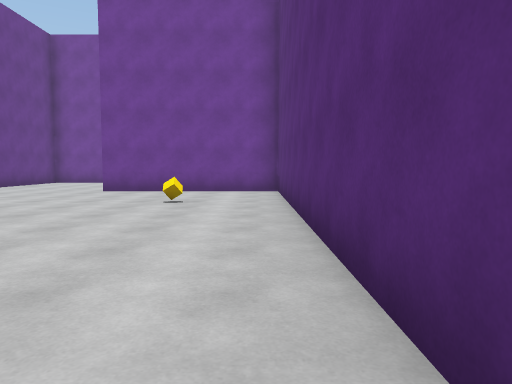
[1] (above)

21 first-person views from a walk through a 3-D level made in the Unity game engine. The camera is 1.3 m above the floor, tilts 4° down and sees 70° across. The floor is counted in squares, 2 m on a side. Each view is taken from the middle of a square. On the plan, view 1 faces up. The plan holds only what a view shows up to about 11 squares ahead; the rest is blank. The player is left out.

[2]
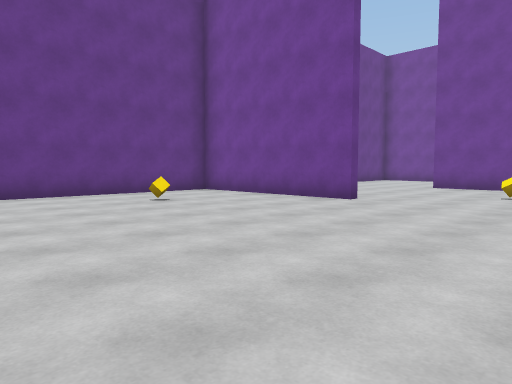

[3]
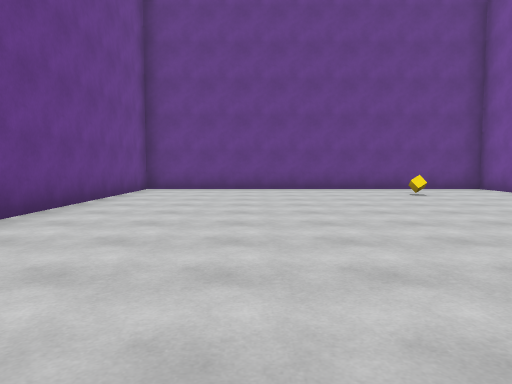

[4]
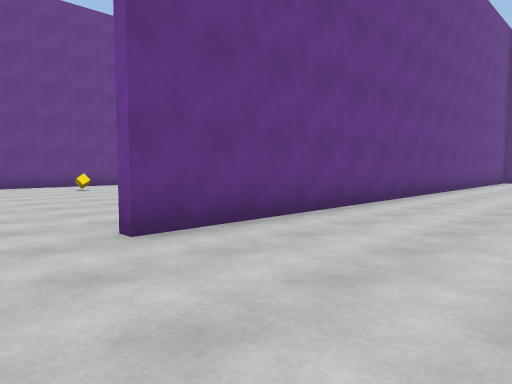

[5]
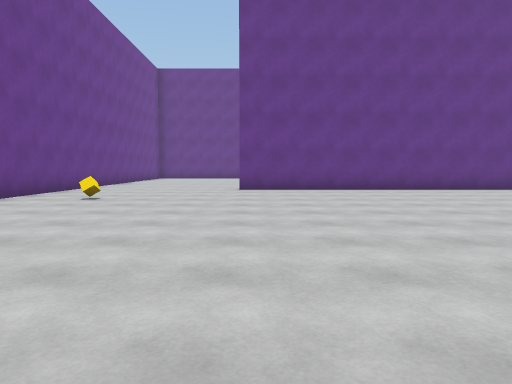

[6]
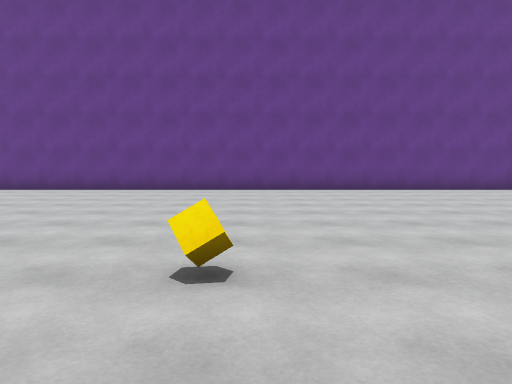

[7]
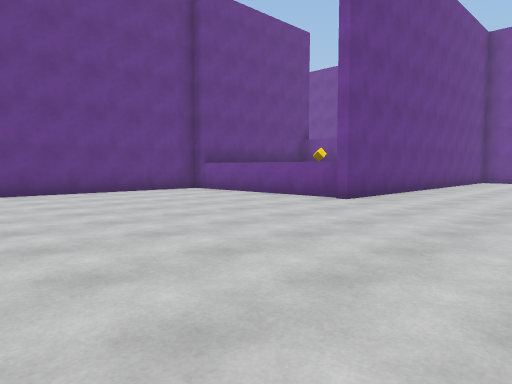

[8]
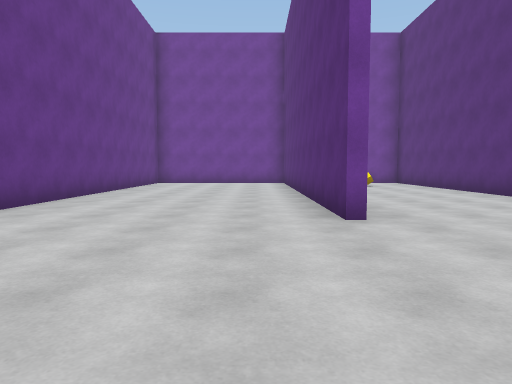

[9]
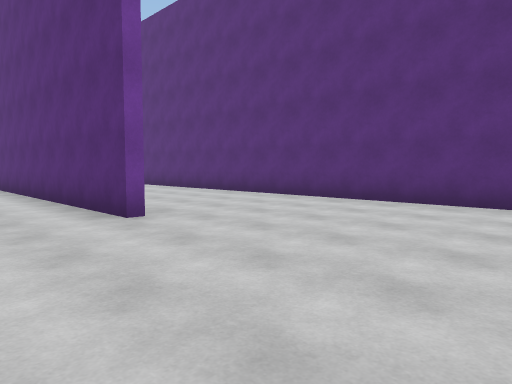

[10]
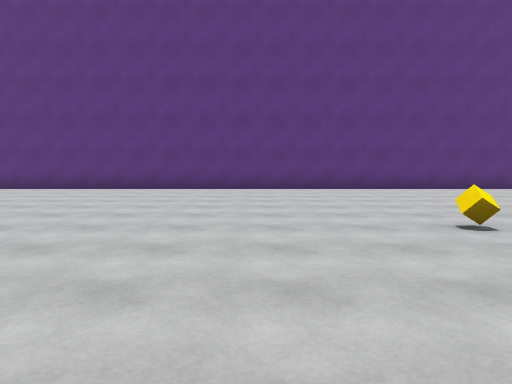

[11]
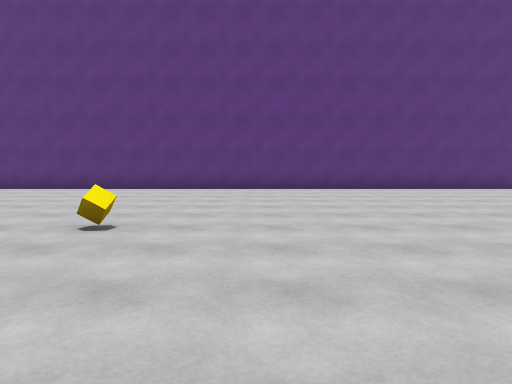

[12]
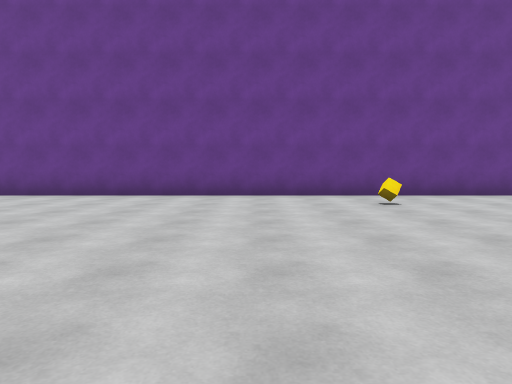

[13]
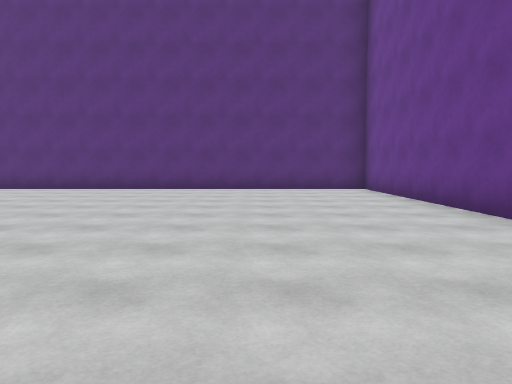

[14]
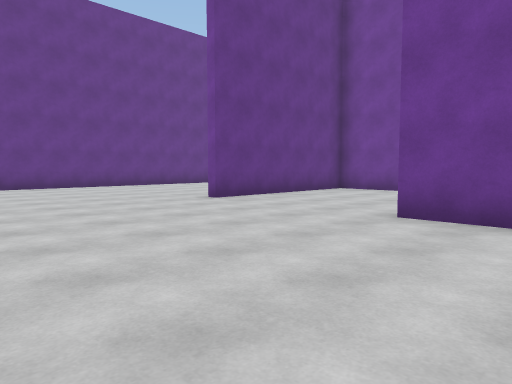

[15]
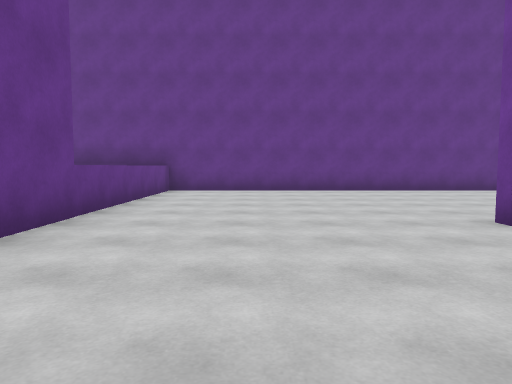

[16]
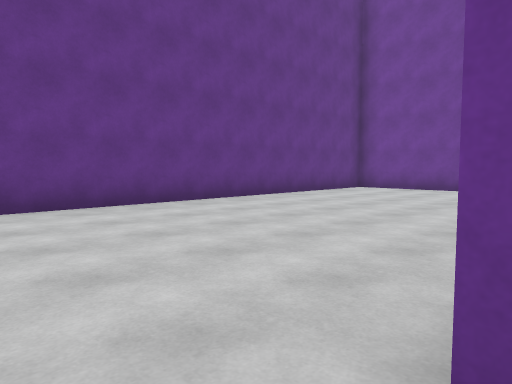

[17]
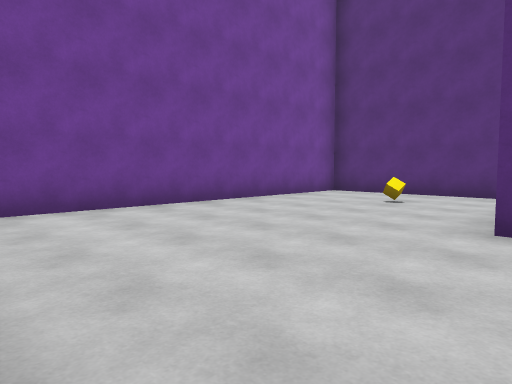

[18]
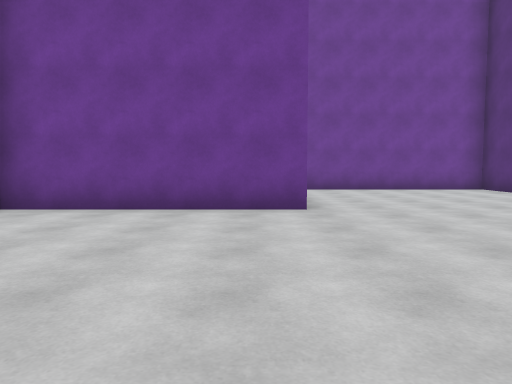

[19]
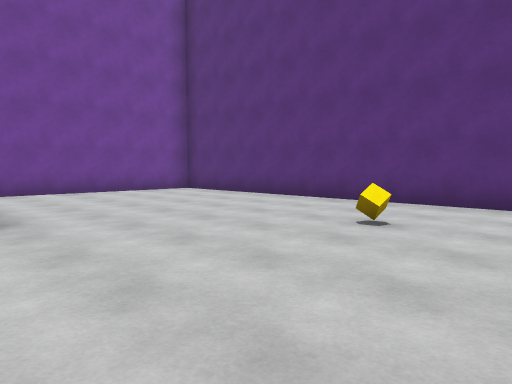

[20]
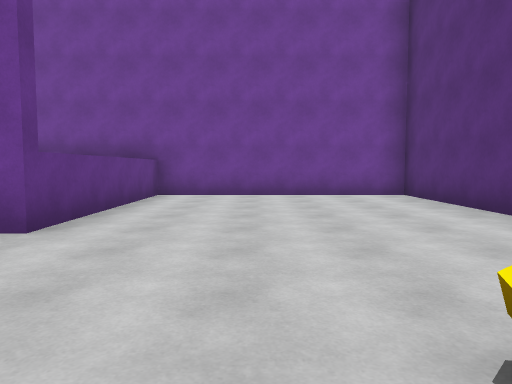

[21]
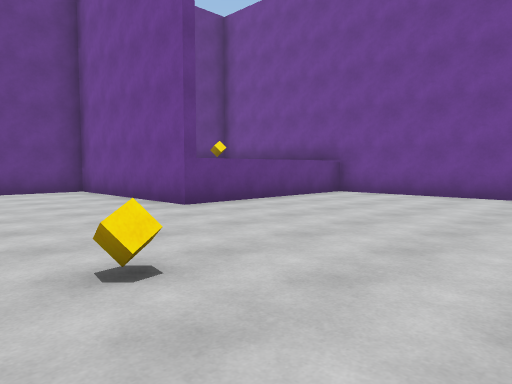

### Floor plan
Points are (right, up) in squares from view 1. A wall is a line through its corners. A room is listed if a view was taken in it or the views show most of it. See-through windows are left out.
Room 1 (views 1, 2, 3, 4, 5, 6, 7, 8, 9, 10, 11, 12, 13, 14, 15, 16, 17, 18, 19, 20, 21)
walls: (0.6, 10.8) (0.6, 14.6) (-8, 14.6) (-8, 9.8); (-3.8, 4.4) (-8.5, 4.4) (-8.5, -5.1) (-2.4, -5.1); (0.6, 0.8) (0.6, 9.6) (-4.1, 9.6); (5.9, 14.6) (0.8, 14.6) (0.8, -0.5); (-3.6, 16.1) (-3.6, 24.3) (-10.6, 24.3); (11.1, 14.4) (11.1, 21.9); (0, -5.1) (15.5, -5.1) (15.5, 21.1); (6.2, 21.1) (6.2, 14.4); (-13.9, 4.7) (-7.2, 4.7); (-9.2, 24.4) (-9.2, 19.5) (-13.9, 19.5) (-13.9, 2)
objects: cube (-6, 2); cube (-6, 17); cube (-2, 7); cube (-1, 12); other object (3, 17) to (4, 17); cube (4, -3); cube (9, 7)

Where each view was taken, in squares from view 1:
view 1: 0 up, 0 right, facing up
view 2: 2 down, 0 right, facing up-left
view 3: 2 down, 2 right, facing left
view 4: 2 down, 4 right, facing up-left
view 5: 0 up, 11 right, facing left
view 6: 7 up, 11 right, facing left
view 7: 8 up, 10 right, facing up-left
view 8: 10 up, 10 right, facing up
view 9: 10 up, 9 right, facing up-right
view 10: 9 up, 5 right, facing right
view 11: 5 up, 5 right, facing right
view 12: 3 up, 6 right, facing down
view 13: 2 down, 5 right, facing right
view 14: 5 up, 2 left, facing up-left
view 15: 7 up, 4 left, facing left
view 16: 9 up, 8 left, facing up-left
view 17: 9 up, 8 left, facing up-right
view 18: 14 up, 10 left, facing up
view 19: 15 up, 10 left, facing up-right
view 20: 16 up, 7 left, facing up
view 21: 16 up, 4 left, facing up-left
